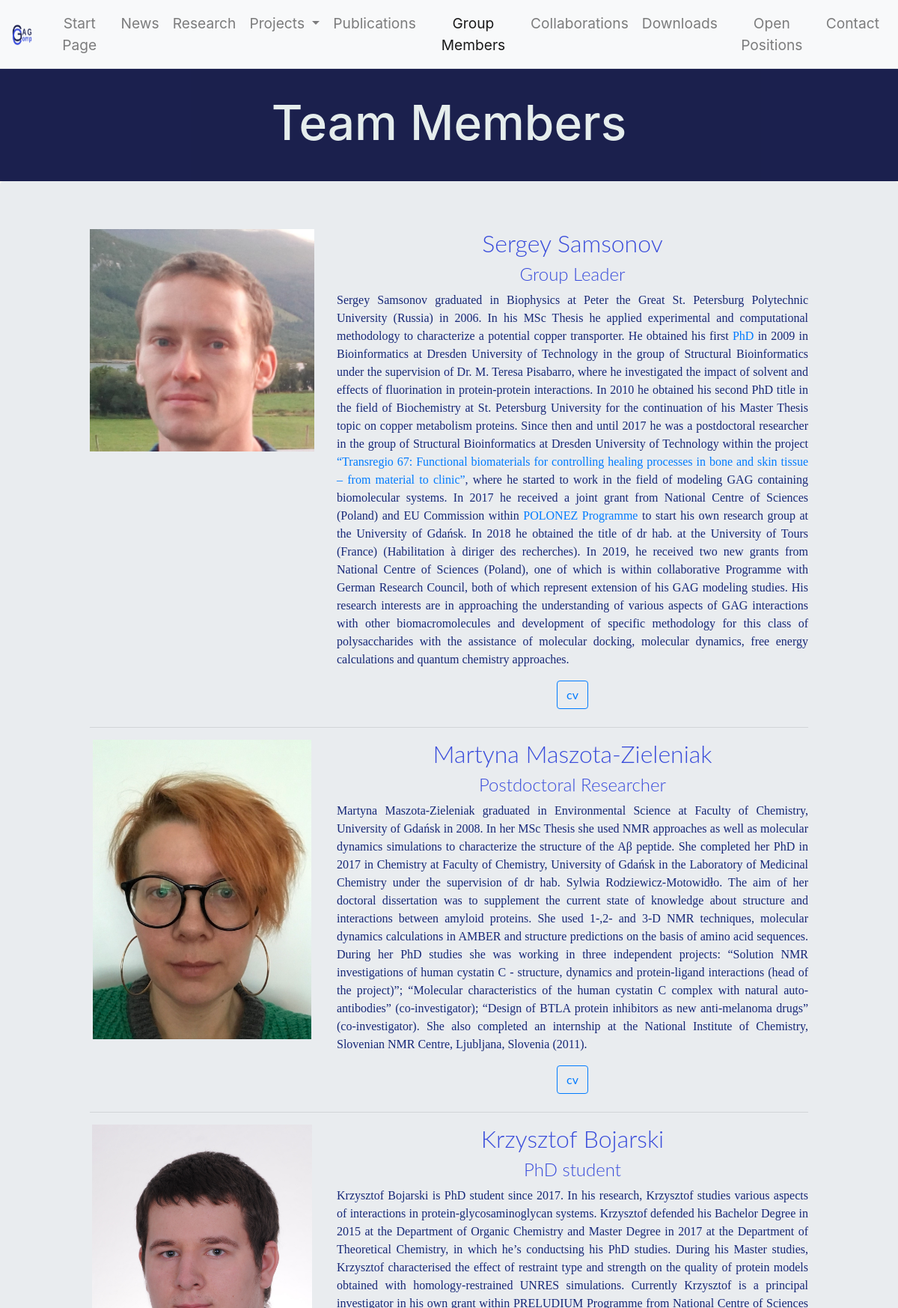
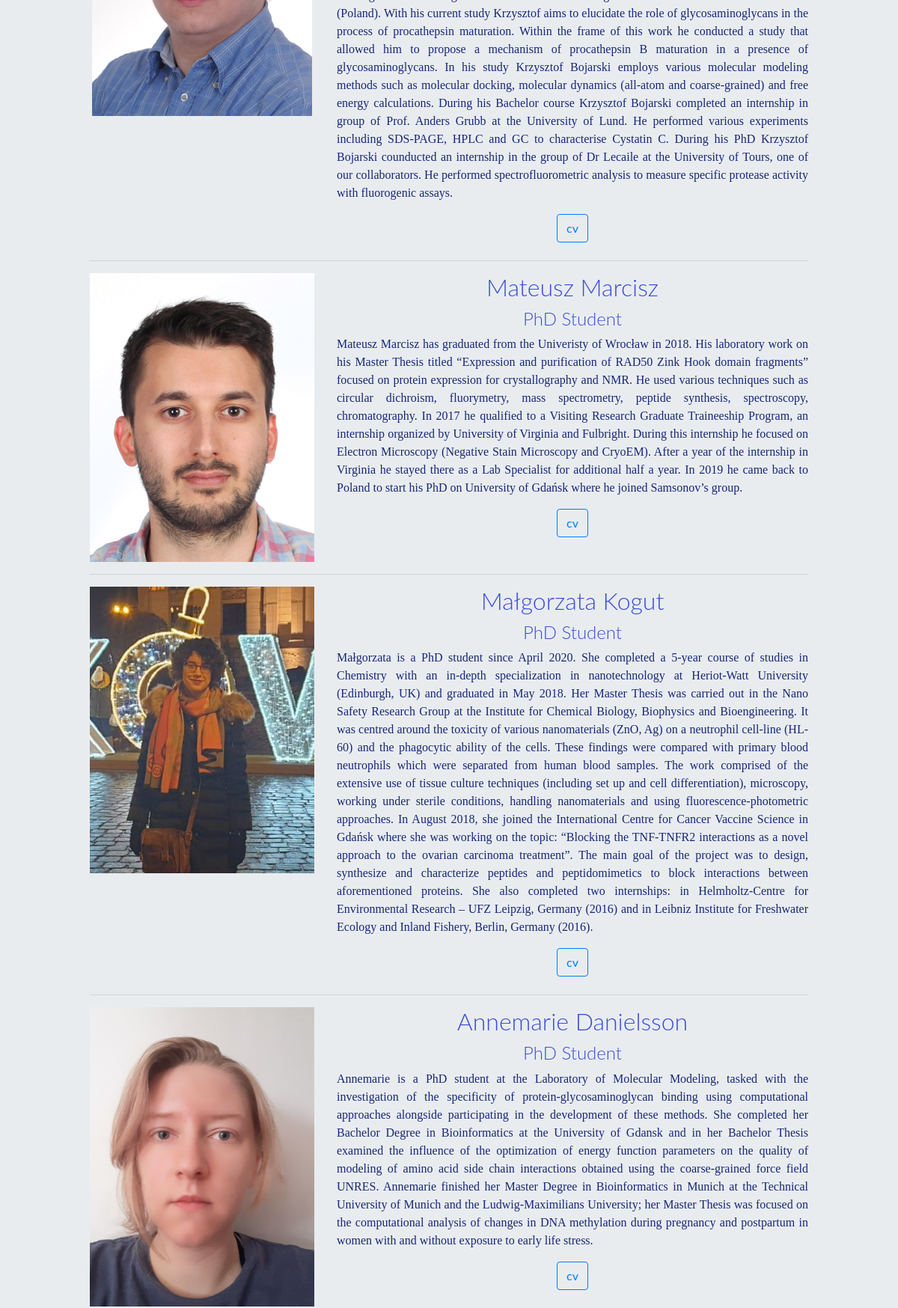
The page /members/ (upper part) on the database its author committed (2 pictures, top to bottom).
### pages/models.py (models this page shows, shortened)
class Member(models.Model):
    name = models.CharField(max_length=40)
    position = models.CharField(max_length=100)
    description = models.TextField()
    image = models.ImageField(upload_to='members')
    queue = models.PositiveIntegerField(default=0)
    cv = models.FileField(upload_to='members', blank=True)

### pages/views.py (the view)
# urls.py: path('members/', views.members, name="members"),
def members(request):
    team = Member.objects.all().order_by('queue')
    return render(request, "members.html", {'members': True, 'team': team})

### templates/members.html (shortened to what this page needs)
{% extends "base.html" %}
{% load static %}
{% block thema %}Team Members{% endblock %}
{% block content %}
    {% for member in team %}
    <div class="member">
        <div class="row">
            <div class="col-4"><img src="{{ member.image.url }}" alt=""></div>
            <div class="col-8">
                <h2>{{ member.name }} {{ member.surname }}</h2>
                <h4>{{ member.position}}</h4>
                <p>{{ member.description |safe}}</p>
                <h4><a href="{{ member.cv.url }}" class="btn btn-outline-primary">cv</a></h4>
            </div>
        </div>
    </div>
        <hr>
    {% endfor %}
{% endblock %}

### global_static/css/protgag.css (style rules this page uses)
body { background-color: #f8f7f1; }
h2 { color: #302080; !important; text-align: center; }
.inside h1, h2, h3, h4 { font-family: Lato,sans-serif; font-weight: 300; color: #394cdb; }
p { font-family: verdana; }
img { max-width: 100%; }
.member img { max-height: 400px; margin-left: auto; margin-right: auto; display: block; }
.member h4 { text-align: center; }

### rows shown on the page
Member: image (picture), name "Sergey Samsonov", position "Group Leader", description "Sergey Samsonov graduated in Biophysics at Peter the Great St. Petersburg Polytechnic University (Russia) in 2006. In his MSc Thesis he applied experimental and computational methodology to characterize a potential copper transporter. He obtained his first PhD in 2009 in Bioinformatics at Dresden University of Technology in the group of Structural Bioinformatics under the supervision of Dr. M. Teresa Pisabarro, where he investigated the impact of solvent and effects of fluorination in protein-protein interactions. In 2010 he obtained his second PhD title in the field of Biochemistry at St. Petersburg University for the continuation of his Master Thesis topic on copper metabolism proteins.…"
Member: image (picture), name "Martyna Maszota-Zieleniak", position "Postdoctoral Researcher", description "Martyna Maszota-Zieleniak graduated in Environmental Science at Faculty of Chemistry, University of Gdańsk in 2008. In her MSc Thesis she used NMR approaches as well as molecular dynamics simulations to characterize the structure of the Aβ peptide. She completed her PhD in 2017 in Chemistry at Faculty of Chemistry, University of Gdańsk in the Laboratory of Medicinal Chemistry under the supervision of dr hab. Sylwia Rodziewicz-Motowidło. The aim of her doctoral dissertation was to supplement the current state of knowledge about structure and interactions between amyloid proteins. She used 1-,2- and 3-D NMR techniques, molecular dynamics calculations in AMBER and structure predictions on the…"
Member: image (picture), name "Krzysztof Bojarski", position "PhD student", description "Krzysztof Bojarski is PhD student since 2017. In his research, Krzysztof studies various aspects of interactions in protein-glycosaminoglycan systems. Krzysztof defended his Bachelor Degree in 2015 at the Department of Organic Chemistry and Master Degree in 2017 at the Department of Theoretical Chemistry, in which he’s conductsing his PhD studies. During his Master studies, Krzysztof characterised the effect of restraint type and strength on the quality of protein models obtained with homology-restrained UNRES simulations. Currently Krzysztof is a principal investigator in his own grant within PRELUDIUM Programme from National Centre of Sciences (Poland). With his current study Krzysztof…"
Member: image (picture), name "Mateusz Marcisz", position "PhD Student", description "Mateusz Marcisz has graduated from the Univeristy of Wrocław in 2018. His laboratory work on his Master Thesis titled “Expression and purification of RAD50 Zink Hook domain fragments” focused on protein expression for crystallography and NMR. He used various techniques such as circular dichroism, fluorymetry, mass spectrometry, peptide synthesis, spectroscopy, chromatography. In 2017 he qualified to a Visiting Research Graduate Traineeship Program, an internship organized by University of Virginia and Fulbright. During this internship he focused on Electron Microscopy (Negative Stain Microscopy and CryoEM). After a year of the internship in Virginia he stayed there as a Lab Specialist for…"
Member: image (picture), name "Małgorzata Kogut", position "PhD Student", description "Małgorzata is a PhD student since April 2020. She completed a 5-year course of studies in Chemistry with an in-depth specialization in nanotechnology at Heriot-Watt University (Edinburgh, UK) and graduated in May 2018. Her Master Thesis was carried out in the Nano Safety Research Group at the Institute for Chemical Biology, Biophysics and Bioengineering. It was centred around the toxicity of various nanomaterials (ZnO, Ag) on a neutrophil cell-line (HL-60) and the phagocytic ability of the cells. These findings were compared with primary blood neutrophils which were separated from human blood samples. The work comprised of the extensive use of tissue culture techniques (including set up and…"
Member: image (picture), name "Annemarie Danielsson", position "PhD Student", description "Annemarie is a PhD student at the Laboratory of Molecular Modeling, tasked with the investigation of the specificity of protein-glycosaminoglycan binding using computational approaches alongside participating in the development of these methods. She completed her Bachelor Degree in Bioinformatics at the University of Gdansk and in her Bachelor Thesis examined the influence of the optimization of energy function parameters on the quality of modeling of amino acid side chain interactions obtained using the coarse-grained force field UNRES. Annemarie finished her Master Degree in Bioinformatics in Munich at the Technical University of Munich and the Ludwig-Maximilians University; her Master…"
